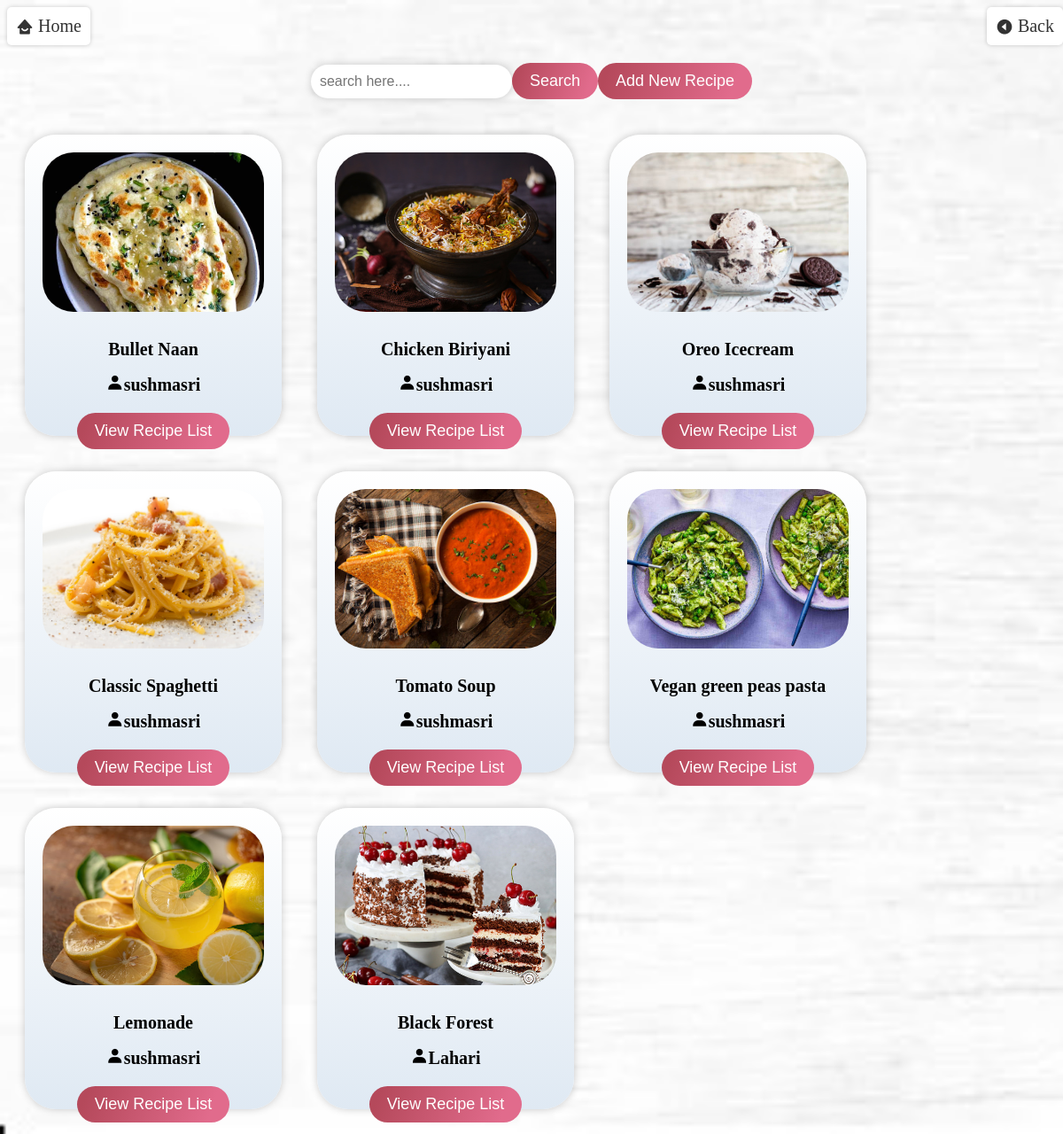
Page /PHP/search.php (signed in) on the committed database.
### tables this page shows
CREATE TABLE `recipes` (
  `recipe_id` int(11) NOT NULL,
  `user_id` int(11) DEFAULT NULL,
  `image_path` varchar(255) DEFAULT NULL,
  `recipe_name` varchar(255) NOT NULL,
  `ingredients` text NOT NULL,
  `preparation_time` varchar(20) NOT NULL,
  `cooking_time` varchar(50) NOT NULL,
  `description` text NOT NULL,
  `tags` varchar(255) DEFAULT NULL,
  `date_and_time` datetime NOT NULL,
  `recipe_notes` text DEFAULT NULL
);

CREATE TABLE `users` (
  `user_id` int(11) NOT NULL,
  `username` varchar(255) NOT NULL,
  `fullname` varchar(255) NOT NULL,
  `email` varchar(255) NOT NULL,
  `password_hash` varchar(255) NOT NULL,
  `verify` varchar(255) NOT NULL,
  `Verified` tinyint(4) NOT NULL
);

### PHP/search.php (the view, shortened to what this page needs)
<!DOCTYPE html>
<html>
<head>
    <link rel="stylesheet" href="../CSS/search.css" />
    <link href='https://unpkg.com/boxicons@2.1.1/css/boxicons.min.css' rel='stylesheet'>
  <link rel="stylesheet" type="text/css" href="../CSS/back-home.css">
</head>
<body>
  <?php
require_once('home-back.php');
?>
	<form action="" method="post">
		<input type="text" name="search" id="search" placeholder="search here....">
		<button type="submit">Search</button>
    <button type="submit" onclick="window.location.href='../add_recipe.html'; return false;">Add New Recipe</button>
	</form>
	<?php
require_once("connection.php");
        if(isset($_POST['search'])){
          $search = $_POST['search'];
          $sql = "SELECT r.recipe_id, r.recipe_name, r.image_path, u.username
                  FROM recipes r
                  INNER JOIN users u ON r.user_id = u.user_id
                  WHERE r.recipe_name LIKE '%$search%'";
      } else {
          $sql = "SELECT r.recipe_id, r.recipe_name, r.image_path, u.username
                  FROM recipes r
                  INNER JOIN users u ON r.user_id = u.user_id";
      }
        $result = mysqli_query($conn, $sql);
        if ($result) {
        while ($row = mysqli_fetch_assoc($result)) {
          $recipe_name = $row['recipe_name'];
          $image_path = $row['image_path'];
          $username = $row['username'];
          echo '<div class="recipe-card">';
          echo '<img src="'.$image_path.'" alt="'.$recipe_name.'">';
          echo '<h2>'.$recipe_name.'</h2>';
          echo '<h2><i class="bx bxs-user"></i>'.$username.'</h2>';
          echo '<form action="recipe_list.php" method="get">';
          echo '<button type="submit">View Recipe List</button>';
          echo '</form>';
          echo '</div>';
      }
      } else {
        echo "Error: " . mysqli_error($conn);
      }
    ?>
</body>
</html>

### CSS/search.css (style rules this page uses)
body { background-color: #DCD9D4; background-image: url("../Images/home.jpg"); background-size: cover; }
.recipe-card { display: inline-block; margin: 20px; padding: 20px; background-image: linear-gradient(to top, #dfe9f3 0%, white 100%); box-shadow: 0px 0px 10px rgba(0, 0, 0, 0.2); border-radius: 35px; text-align: center; transition: transform 0.3s ease-in-out; height: 300px; width: 250px; }
.recipe-card img { width: 100%; height: 60%; object-fit: cover; border-radius: 35px; margin-bottom: 10px; transition: transform 0.3s ease-in-out; }
.recipe-card h2 { font-size: 20px; margin-bottom: 10px; transition: color 0.3s ease-in-out; }
.recipe-card button { background-color: #706c6c; color: #fff; border: none; border-radius: 3px; padding: 10px 20px; font-size: 16px; cursor: pointer; transition: background-color 0.3s ease-in-out; }
form { display: flex; align-items: center; justify-content: center; margin: 20px 0; }
input[type="text"] { padding: 10px; font-size: 16px; border: none; border-radius: 35px; box-shadow: 0 0 10px rgba(0, 0, 0, 0.2); transition: box-shadow 0.3s ease; }
button[type="submit"] { padding: 10px 20px; background-image: linear-gradient(109.1deg, rgba(181, 73, 91, 1) 7.1%, rgba(225, 107, 140, 1) 86.4%); border: none; color: #fff; font-size: 18px; border-radius: 35px; cursor: pointer; transition: background-color 0.3s ease; }

### rows in the picture
recipes: image_path (picture), recipe_name "Bullet Naan", user.username "sushmasri"
recipes: image_path (picture), recipe_name "Chicken Biriyani", user.username "sushmasri"
recipes: image_path (picture), recipe_name "Oreo Icecream", user.username "sushmasri"
recipes: image_path (picture), recipe_name "Classic Spaghetti", user.username "sushmasri"
recipes: image_path (picture), recipe_name "Tomato Soup", user.username "sushmasri"
recipes: image_path (picture), recipe_name "Vegan green peas pasta", user.username "sushmasri"
recipes: image_path (picture), recipe_name "Lemonade", user.username "sushmasri"
recipes: image_path (picture), recipe_name "Black Forest", user.username "Lahari"
